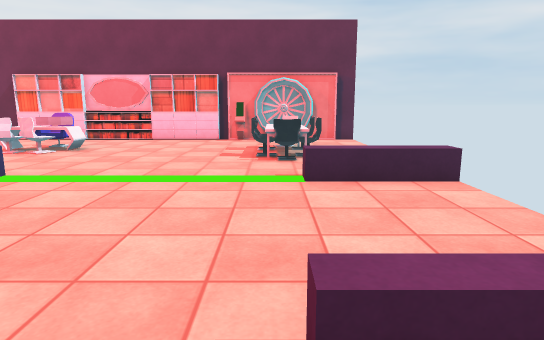
[1] (above)

20 first-person views from a walk through a scene from a Unity 3-D project. The camera is 1.3 m above the floor, tilts 10° down and sees 75° across. Doors are open. The floor is counted in squares, 1 m on a side. Each view is taken from the middle of a square. On the plan, view 1 faces up. The plan holds only what a view shows up to about 15 squares ahead; the rest is blank. Some surface patterns are stand-ins.

[2]
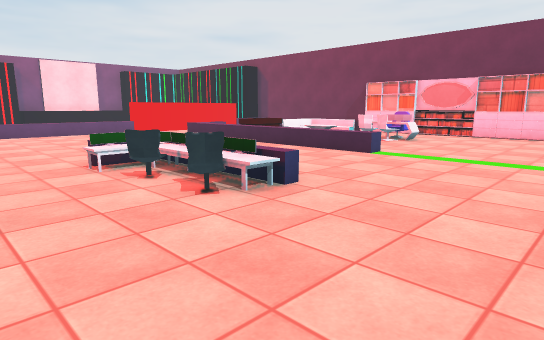

[3]
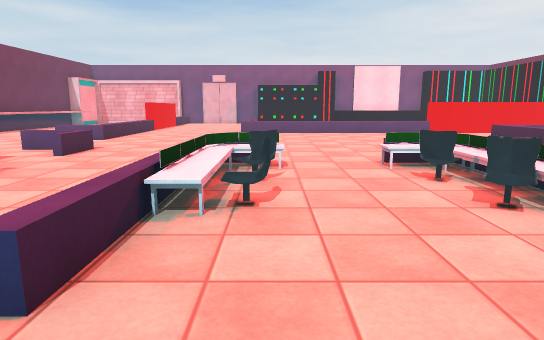

[4]
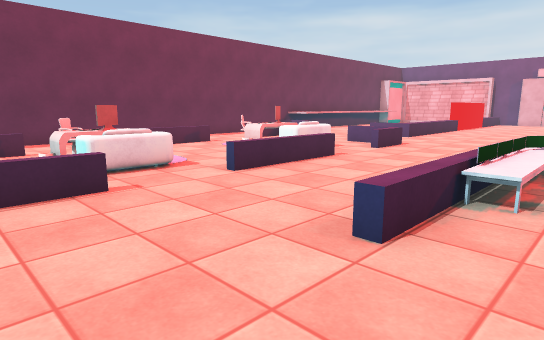

[5]
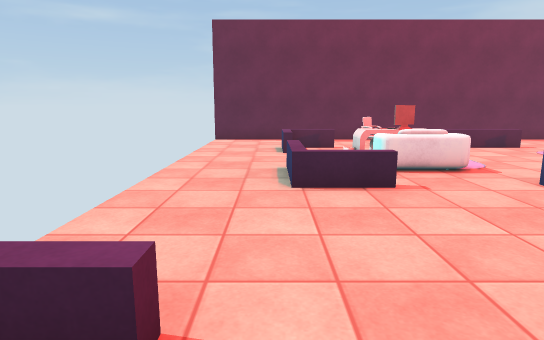

[6]
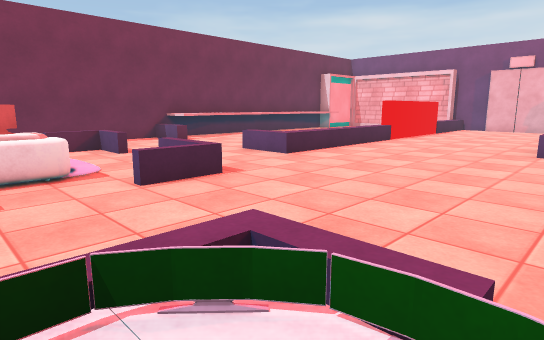

[7]
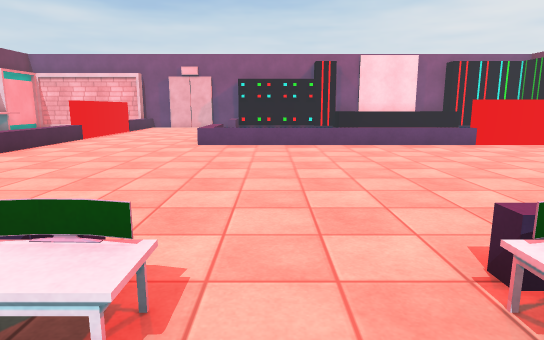

[8]
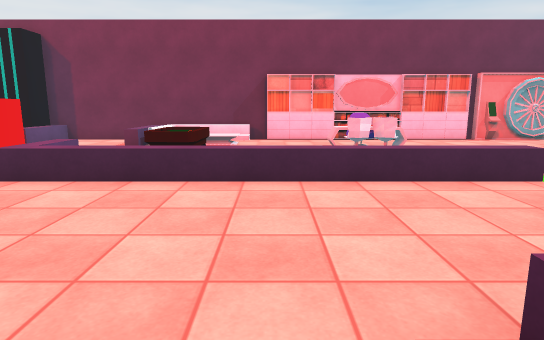

[9]
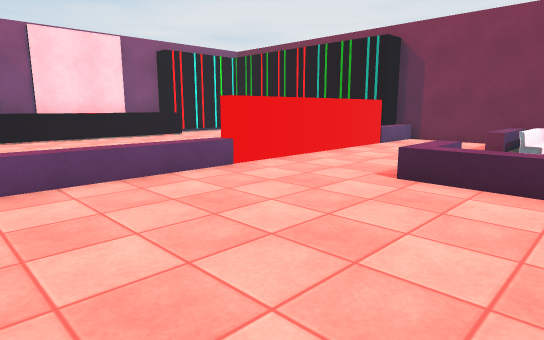

[10]
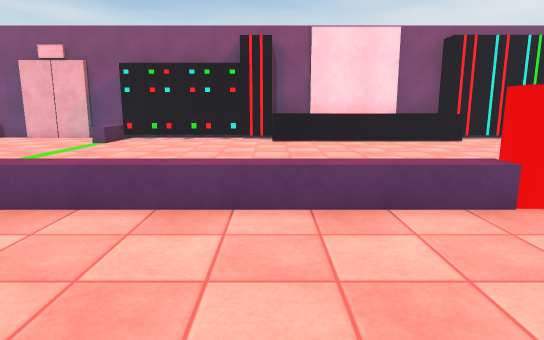

[11]
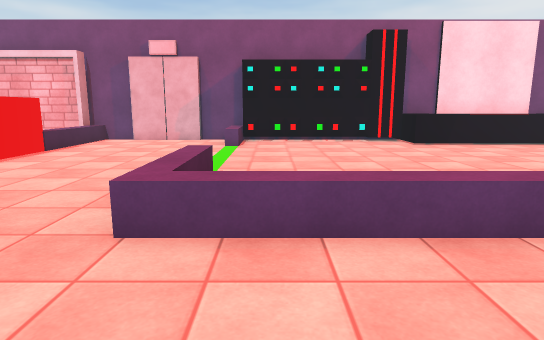

[12]
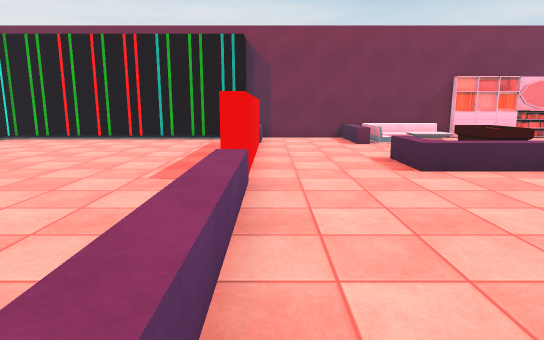

[13]
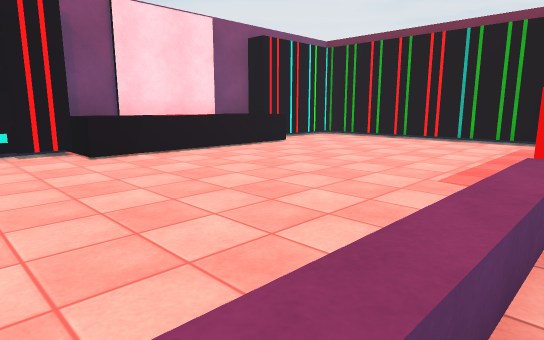

[14]
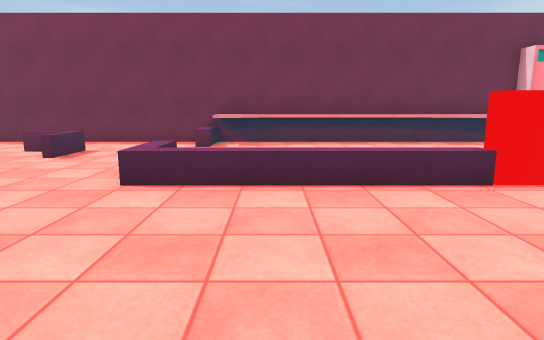

[15]
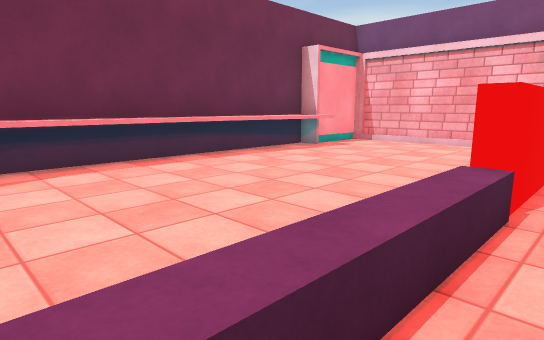

[16]
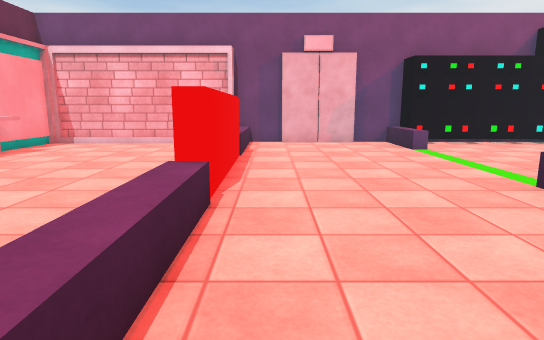

[17]
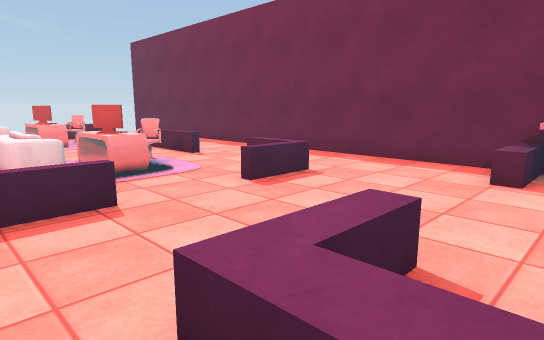

[18]
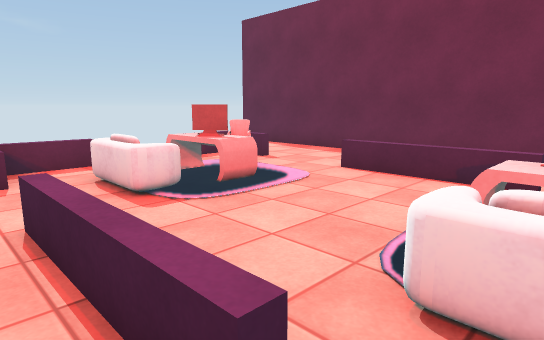

[19]
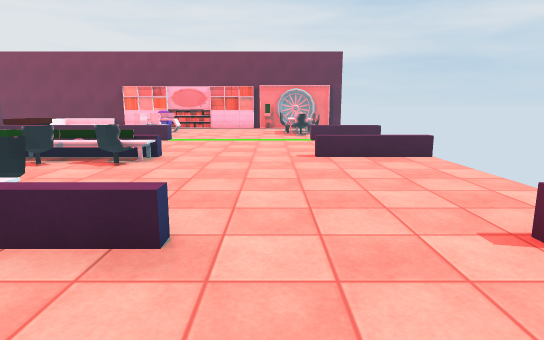

[20]
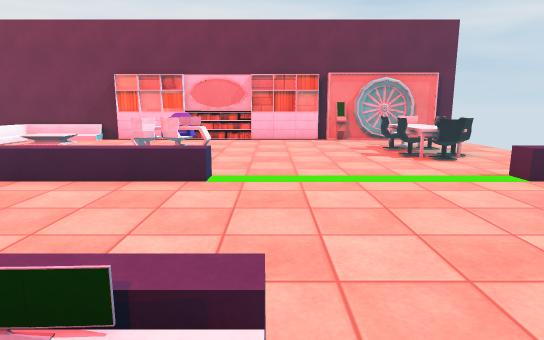

### Floor plan
Key: @ floor where view 1 was taken; # wall or solid block; x gap in a wall; . floor; / step, stairs or slope; D open door; = window, fence, low wall or low ledge; ^ raised ledge; C chair; G gun; O other object.
Columns run from 30 left of view 1 to 3 right of it. Each row starts with its distance up from view 1.
 15            ###########    #### ###
 14  ###########...==///########.###..
 13  #.........^...==.//..............
 12  #.........x...==.//...^......CC..
 11  #.........#...D.     ^^^.....CC..
 10  #.........#...D.     CC......CC..
  9 #^^........#...D.^^    .......CC.
  8 # ^........#...=.^^     .........
  7 #^^........#....^^^^^^^^^......^^^
  6 # =........#...=^^^^^^^^^=.....^^^
  5 # =........^......................
  4 #^^........^......................
  3 #^^........^......................
  2 ##^........^..........====DDDDD===
  1  #.........^.........=# ##DDDDD===
  0  #.........^.........=#.OO....@...
 -1  #.........^.........DD...........
 -2  #.......  ^.........DD...........
 -3  #.......  ^.........DD/OO........
 -4 ##==....===^.........==////......
 -5 #....................=======DDDD=
 -6 #.................................
 -7 #.................................
 -8 #.................................
 -9 #..................==DDD===DDD==..
-10 #^==#####x=====^...=.OOO...OO..=..
-11  #             =...D.O.O...OOODD..
-12  #.............D...D.OOO...OOODD..
-13  #.............D...D..OO....O.DD..
-14  #.............D...=...........=..
-15  #.............D...==DD====DDD=...
-16  #..^..........^..................
-17  ##G^^^^^^^^^^^^..................
-18     ##############################

Positions as (right, up) in squares from view 1, and headings:
1: (0, 0), facing up
2: (0, -3), facing up-left
3: (0, -3), facing left
4: (1, -3), facing down-left
5: (1, -3), facing down
6: (-7, -3), facing down-left
7: (-6, -2), facing left
8: (-10, 0), facing up
9: (-12, 0), facing up-left
10: (-14, 2), facing left
11: (-15, -3), facing left
12: (-18, -1), facing up
13: (-18, -1), facing up-left
14: (-17, -4), facing down
15: (-16, -9), facing down-left
16: (-16, -9), facing left
17: (-16, -9), facing down-right
18: (-8, -8), facing down-right
19: (-1, -8), facing up
20: (-4, 0), facing up
